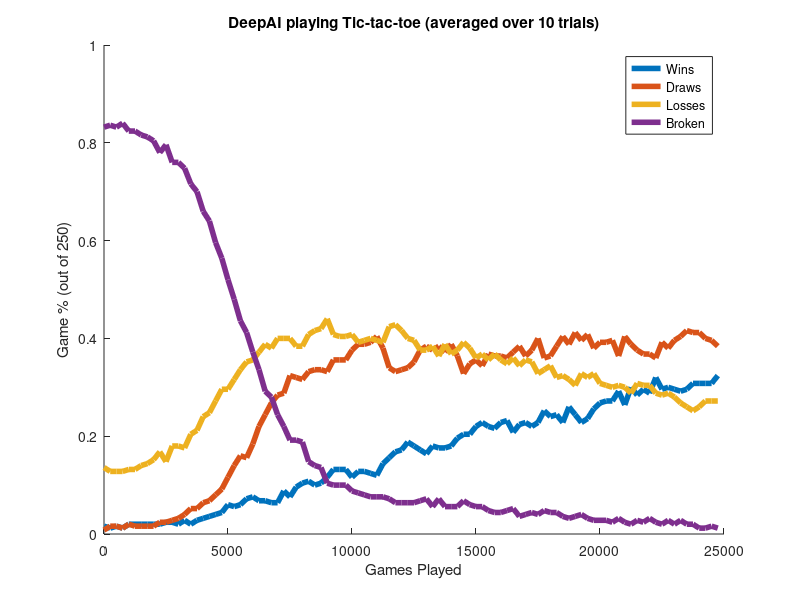

Write the MATLAB code that produced this figure.
%% Tic-tac-toe Results
%  10 trials, 25000 games, 250 games/update
%  (3,3) CNNs, ((8,16),(16,16),(16,16)) nFilters, 30 fully connected, 9 out
%  Default ADAM optimizer, epsilon = 0, gamma = 0.95
%  AIX: 0.5, AIO: 0.6

avgRecords_small = [4 3 4 3 5 5 5 5 5 5 6 6 5 7 5 7 8 9 10 11 15 14 15 18 19 17 17 16 16 22 19 24 26 27 25 26 29 33 33 33 29 32 32 31 30 36 39 42 43 47 45 43 41 45 44 44 45 49 51 51 55 57 55 54 57 58 52 56 57 55 57 63 60 61 57 65 61 57 59 64 67 68 68 73 66 75 71 74 72 80 74 75 74 73 74 77 77 77 77 81;
2 4 4 3 5 4 4 4 4 6 6 7 8 10 13 13 16 17 20 23 29 35 40 39 46 55 61 67 71 72 81 80 79 83 84 84 83 89 89 89 94 97 97 98 101 95 85 83 84 85 88 94 96 94 96 93 97 91 82 87 89 86 92 91 91 90 93 96 91 94 100 90 91 96 101 97 103 99 102 95 98 98 99 91 101 97 94 92 92 90 98 95 99 101 104 103 103 100 99 96;
34 32 32 32 33 33 35 36 38 42 37 45 45 44 51 53 60 62 68 74 74 79 84 88 89 93 97 95 100 100 100 96 96 102 104 105 110 102 101 101 102 98 99 100 99 98 106 107 104 100 99 94 94 96 91 97 92 94 98 95 90 92 89 92 89 87 90 86 89 88 82 84 86 80 81 79 76 82 80 82 77 76 75 76 75 72 77 76 76 72 71 72 70 67 65 63 65 68 68 68;
208 209 208 210 206 206 204 203 201 195 199 190 190 187 179 175 165 160 149 141 130 120 109 103 93 84 73 70 61 55 48 48 47 37 35 34 26 25 25 25 22 21 20 19 19 19 18 16 16 16 16 17 18 14 18 14 14 14 17 15 14 14 12 11 11 12 13 9 10 11 10 12 11 11 9 8 9 10 8 7 7 7 6 8 6 5 7 6 8 6 5 7 5 7 5 5 3 3 4 3]./250;

figure(4), clf, hold on
gamesPlayed = 0:250:24750;
plot(gamesPlayed,avgRecords_small(1,:),'LineWidth',4)
plot(gamesPlayed,avgRecords_small(2,:),'LineWidth',4)
plot(gamesPlayed,avgRecords_small(3,:),'LineWidth',4)
plot(gamesPlayed,avgRecords_small(4,:),'LineWidth',4)
xlabel('Games Played')
ylabel('Game % (out of 250)')
title('DeepAI playing Tic-tac-toe (averaged over 10 trials)')
legend('Wins','Draws','Losses','Broken')
axis([0,25000,0,1])